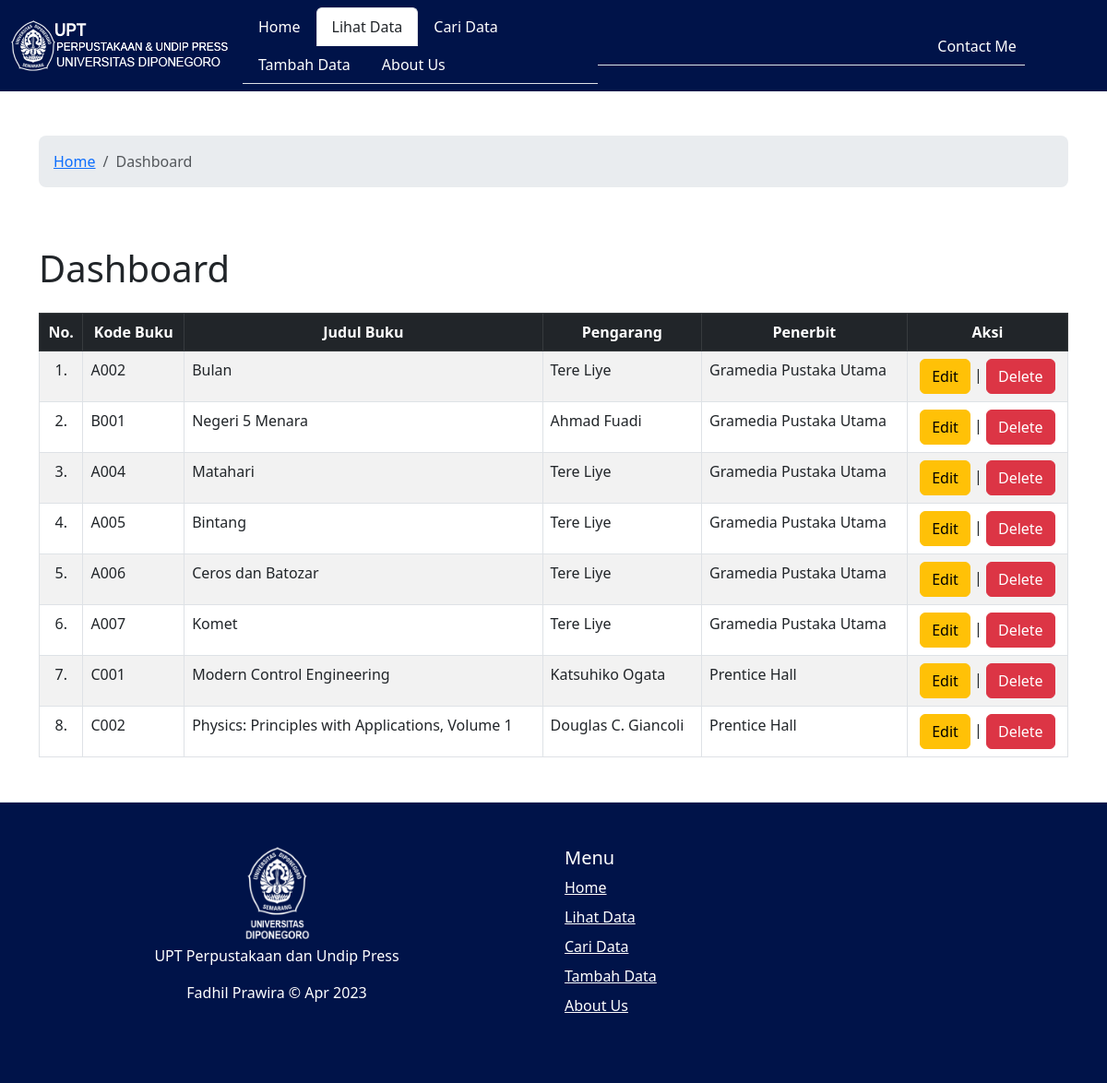
/index.php/perpustakaan/dashboard, run on the app's committed database.
### tables this page shows
CREATE TABLE `buku` (
  `id` int(11) NOT NULL,
  `kodebuku` varchar(4) NOT NULL,
  `judulbuku` varchar(75) NOT NULL,
  `pengarang` varchar(50) NOT NULL,
  `penerbit` varchar(50) NOT NULL
);

### application/controllers/Perpustakaan.php (called while the page is built, shortened)
<?php
class Perpustakaan extends CI_Controller {
    public function __construct()
    {
        $this->load->model('perpustakaan_model');
        $this->load->library('form_validation');
    }
    public function dashboard()
    {
        $data['active'] = 'dashboard';
        $data['title'] = 'Dashboard';
        $data["books"] = $this->perpustakaan_model->getAll();
        $this->load->view('dashboard.php', $data);
    }
}

### index.php (called while the page is built, shortened)
<?php
require_once BASEPATH.'core/CodeIgniter.php';

### application/models/Perpustakaan_model.php (called while the page is built, shortened)
<?php defined('BASEPATH') OR exit('No direct script access allowed');
class Perpustakaan_model extends CI_Model
{
    private $_table = "buku";
    public function getAll()
    {
        return $this->db->get($this->_table)->result();
    }
}

### application/views/dashboard.php (the view, shortened to what this page needs)
<!DOCTYPE html>
<html lang="en">
	<head>
		<?php $this->load->view('_partials/header.php'); ?>	</head>
	<body>
		<?php $this->load->view('_partials/navbar.php'); ?>
		<div class="container my-5">
			<h1 class="py-3">Dashboard</h1>
			<table class="table table-striped table-hover table-bordered rounded-5">
				<thead class="table-dark text-center">
					<tr>
						<th>No.</th>
						<th>Kode Buku</th>
						<th>Judul Buku</th>
						<th>Pengarang</th>
						<th>Penerbit</th>
						<th>Aksi</th>
					</tr>
				</thead>
				<tbody><?php
			$nomor =1;
			foreach ($books as $book):
			?>
					<tr>
						<td class="text-center"><?= $nomor.".";?></td>
						<td><?= $book->kodebuku;?></td>
						<td><?= $book->judulbuku;?></td>
						<td><?= $book->pengarang;?></td>
						<td><?= $book->penerbit;?></td>
						<td class="text-center"><a href="<?= site_url('perpustakaan/edit/').$book->id;?>" class="btn btn-warning">Edit</a> | <a href="<?= site_url('perpustakaan/delete/').$book->id;?>" class="btn btn-danger">Delete</a></td>
					</tr><?php $nomor++;endforeach;?>
				</tbody>
			</table>
		</div>
		<?php $this->load->view('_partials/footer.php'); ?>
	</body>
</html>

### application/views/_partials/header.php (shortened to what this page needs)
<link rel="stylesheet" href="<?= site_url('assets/css/bootstrap.min.css');?>">

### application/views/_partials/navbar.php (shortened to what this page needs)
<nav class="navbar navbar-expand-lg navbar-dark" style="background-color: #001349;">
	<div class="container-fluid">
		<a class="navbar-brand" href="<?php echo site_url('perpustakaan/index'); ?>">
			<img src="<?= site_url('assets/images/Logo-Digilib.png');?>" width="235" height="55" alt="Website UPT Perpustakaan dan Percetakan" id="logo" data-height-percentage="60" data-actual-width="235" data-actual-height="55">
		</a>
		<div class="collapse navbar-collapse" id="navbarNav">
			<ul class="nav nav-tabs col-lg-5">
				<li class="nav-item">
					<a class="nav-link<?php if($active == 'index') echo ' text-dark active';else echo ' text-white'; ?>"<?php if($active == 'index') echo 'aria-current="page"';?> href="<?php echo site_url('perpustakaan/index'); ?>">Home</a>
				</li>
				<li class="nav-item">
					<a class="nav-link<?php if($active == 'dashboard') echo ' text-dark active';else echo ' text-white';?>"<?php if($active == 'dashboard') echo 'aria-current="page"';?> href="<?php echo site_url('perpustakaan/dashboard'); ?>">Lihat Data</a>
				</li>
				<li class="nav-item">
					<a class="nav-link <?php if($active == 'search') echo ' text-dark active';else echo ' text-white';?>"<?php if($active == 'search') echo 'aria-current="page"';?> href="<?php echo site_url('perpustakaan/search'); ?>">Cari Data</a>
				</li>
				<li class="nav-item">
					<a class="nav-link<?php if($active == 'add') echo ' text-dark active';else echo ' text-white';?>"<?php if($active == 'add') echo 'aria-current="page"';?> href="<?php echo site_url('perpustakaan/add'); ?>">Tambah Data</a>
				</li>
				<li class="nav-item">
					<a class="nav-link<?php if($active == 'about_us') echo ' text-dark active';else echo ' text-white';?>"<?php if($active == 'about_us') echo 'aria-current="page"';?> href="<?php echo site_url('perpustakaan/about_us'); ?>">About Us</a>
				</li>
			</ul>
			<ul class="navbar-nav nav-tabs col-lg-6 justify-content-lg-end">
				<li class="nav-item">
					<a class="nav-link<?php if($active == 'contact_me') echo ' text-dark active';else echo ' text-white' ?>" <?php if($active == 'contact_me') echo 'aria-current="page"';?> href="<?php echo site_url('perpustakaan/contact_me'); ?>">Contact Me</a>
				</li>
			</ul>
		</div>
	</div>
</nav>
<div class="container pt-5">
	<nav aria-label="breadcrumb">
		<ol class="breadcrumb py-3 px-3 rounded-3" style="background-color: #e9ecef">
			<?php if($active=='index'):?><li class="breadcrumb-item">
				<a href="<?= site_url('perpustakaan')?>">Home</a>
			</li>
		<?php elseif ($active=='dashboard'): ?><li class="breadcrumb-item">
				<a href="<?= site_url('perpustakaan')?>">Home</a>
			</li>
			<li class="breadcrumb-item active" aria-current="page"><?= 'Dashboard';?></li>
		<?php elseif ($active=='search'): ?><li class="breadcrumb-item">
				<a href="<?= site_url('perpustakaan')?>">Home</a>
			</li>
			<li class="breadcrumb-item active" aria-current="page"><?= 'Search Data';?></li>
		<?php elseif ($active=='add') :?><li class="breadcrumb-item">
				<a href="<?= site_url('perpustakaan')?>">Home</a>
			</li>
			<li class="breadcrumb-item active" aria-current="page"><?= 'Add Data';?></li>
		<?php elseif ($active=='delete') :?><li class="breadcrumb-item">
				<a href="<?= site_url('perpustakaan')?>">Home</a>
			</li>
			<li class="breadcrumb-item active" aria-current="page"><?= 'Delete Data';?></li>
		<?php elseif ($active=='contact_me') :?><li class="breadcrumb-item">
				<a href="<?= site_url('perpustakaan')?>">Home</a>
			</li>
			<li class="breadcrumb-item active" aria-current="page"><?= 'Contact Me';?></li>
		<?php else :?><li class="breadcrumb-item">
				<a href="<?= site_url('perpustakaan')?>">Home</a>
			</li>
			<li class="breadcrumb-item active" aria-current="page"><?= 'About Us';?></li>
		<?php endif;?></ol>
	</nav>
</div>

### application/views/_partials/footer.php
<div class="container-fluid">
	<footer class="row row-cols-2 py-5 mb-0 border-top" style="background-color: #001349;">
		<div class="col mb-3 text-center text-white">
			<img src="<?= site_url('assets/images/Logo-Footer-Undip-ID.png');?>" alt="Logo Footer UNDIP" width="93" height="106" >
			<p>UPT Perpustakaan dan Undip Press</p>
			<p>Fadhil Prawira © <?php echo date("M Y");?></p>
		</div>
		<div class="col mb-3 text-white">
			<h5>Menu</h5>
			<ul class="nav flex-column">
				<li class="nav-item mb-2"><a class="text-white" href="<?= site_url('perpustakaan/index')?>" class="nav-link p-0 text-body-secondary">Home</a></li>
				<li class="nav-item mb-2"><a class="text-white" href="<?= site_url('perpustakaan/dashboard')?>" class="nav-link p-0 text-body-secondary">Lihat Data</a></li>
				<li class="nav-item mb-2"><a class="text-white" href="<?= site_url('perpustakaan/search')?>" class="nav-link p-0 text-body-secondary">Cari Data</a></li>
				<li class="nav-item mb-2"><a class="text-white" href="<?= site_url('perpustakaan/add')?>" class="nav-link p-0 text-body-secondary">Tambah Data</a></li>
				<li class="nav-item mb-2"><a class="text-white" href="<?= site_url('perpustakaan/about_us')?>" class="nav-link p-0 text-body-secondary">About Us</a></li>
			</ul>
		</div>
	</footer>
</div>

### data on the page
buku: kodebuku "A002", judulbuku "Bulan", pengarang "Tere Liye", penerbit "Gramedia Pustaka Utama"
buku: kodebuku "B001", judulbuku "Negeri 5 Menara", pengarang "Ahmad Fuadi", penerbit "Gramedia Pustaka Utama"
buku: kodebuku "A004", judulbuku "Matahari", pengarang "Tere Liye", penerbit "Gramedia Pustaka Utama"
buku: kodebuku "A005", judulbuku "Bintang", pengarang "Tere Liye", penerbit "Gramedia Pustaka Utama"
buku: kodebuku "A006", judulbuku "Ceros dan Batozar", pengarang "Tere Liye", penerbit "Gramedia Pustaka Utama"
buku: kodebuku "A007", judulbuku "Komet", pengarang "Tere Liye", penerbit "Gramedia Pustaka Utama"
buku: kodebuku "C001", judulbuku "Modern Control Engineering", pengarang "Katsuhiko Ogata", penerbit "Prentice Hall"
buku: kodebuku "C002", judulbuku "Physics: Principles with Applications, Volume 1", pengarang "Douglas C. Giancoli", penerbit "Prentice Hall"
